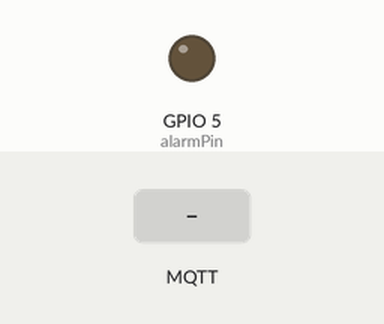
Simulated run of this sketch. Board: ESP8266 (NodeMCU). Shown: output pins drawn as LEDs (lit = HIGH). Dashed ring = blinking. The inputs (shaded band) are chosen by the test bench. WiFi joins after 1.5 s; servers stay silent unless stated; no MQTT or app messages arrive unless stated; what the sketch prints to the serial monitor is not drawn.

Above: at 2.7 s.
2.8 s: MQTT message "1" arrives on the first subscribed topic
At 3.2 s:
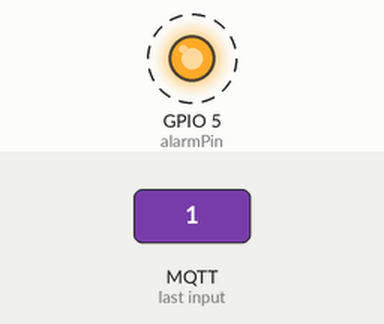
5.8 s: MQTT message "0" arrives on the first subscribed topic
At 6.4 s:
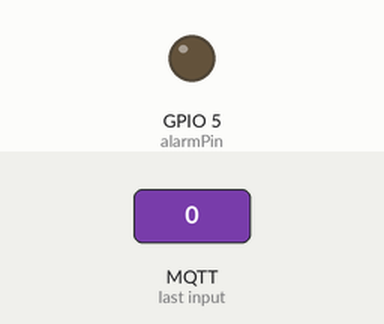
Timing chart, 0 to 8.8 s (numbered marks = the images above; inputs shaded):
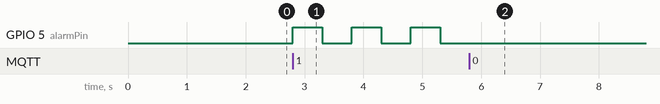

Measured:
- after the input at 2.8 s, GPIO 5 (alarmPin): alternates HIGH for 0.50 s and LOW for 0.50 s, starting at once
- after the input at 5.8 s, GPIO 5 (alarmPin): stops changing and stays LOW

The sketch:

PanikButonu.ino
```cpp
/*
 * NodeMCU Panik Butonu
 * Mehmet SÜTCÜ <info@mehmetsutcu.com> 2016
 * Çırak Dergisi
 * Konfigürasyon: NodeMCU 1.0(ESP-12E Module), 80 MHz(İsteğe bağlı 160 MHz), 921600 Upload Speed, 4M(3M SPIFFS)
 */

#include <SPI.h>
#include <PubSubClient.h>
#include <ESP8266WiFi.h>

const char* ssid = "KablosuzAgAdi";
const char* password = "KablosuzAgSifresi";
const char* MQTT_SERVER = "iot.eclipse.org";

WiFiClient espClient;
PubSubClient client(espClient);

// 5 numaralı pine, yani D1 pinine alarmPin adını veriyoruz.
int alarmPin = 5;

// ALARM_KAPAT ve ALARM_AC modlarını tanımlıyoruz.
#define ALARM_KAPAT    0
#define ALARM_AC     1
int alarmModu = 0;

char message_buff[100];

void setup_wifi() {

  delay(10);
  // Seri porttan WiFi ağına bağlanıp bağlanmadığını okuyabilmek için bu kısmı yazıyoruz.
  Serial.println();
  Serial.println(ssid);
  Serial.print(" ağına bağlanılıyor...");


  WiFi.begin(ssid, password);

  while (WiFi.status() != WL_CONNECTED) {
    delay(500);
    Serial.print(".");
  }

  Serial.println("");
  Serial.println("Başarıyla ağa bağlanıldı!");
  Serial.println("IP adresi: ");
  Serial.println(WiFi.localIP());
}

void callback(char* topic, byte* payload, unsigned int length) {

  int i = 0;

  for(i=0; i<length; i++) {
    message_buff[i] = payload[i];
  }
  message_buff[i] = '\0';

  String msgString = String(message_buff);

 // Bu kısımda yukarıda tanımladığımız modları hangi komutla çalıştıracağımızı yazıyoruz.
  if (msgString.equals("0")) {
    alarmModu = ALARM_KAPAT;
    client.publish("sonDurum", "Alarm Kapalı.");
    Serial.println("Alarm Kapalı.");
  } else if (msgString.equals("1")) {
    alarmModu = ALARM_AC;
    client.publish("sonDurum", "Alarm Açık!");
    Serial.println("Alarm Açık!");
  }
}

void setup()
{
  // alarmPin'i OUTPUT, yani çıkış olarak tanımlıyoruz.
  // NodeMCU'ya alarmPin olarak tanımladığımız pine enerji vermesi gerektiğini söylüyoruz.
  pinMode(alarmPin, OUTPUT);

  // Seri portun baud rate'ini ayarlıyoruz.
  Serial.begin(115200);

  setup_wifi();
  client.setServer(MQTT_SERVER, 1883);
  client.setCallback(callback);
}


void loop()
{
  if (!client.connected())
  {
      // MQTT'ye bağlandığında ne yapacağı kısmını buraya yazıyoruz.
      // "void loop()" kısmında yazdığımız kod döngüye girer.
      client.connect("CirakDergiPanikButonu");
      client.publish("sonDurum", "Bir NodeMCU, başarıyla sunucuya bağlandı!");
      client.subscribe("butonDurum");
      Serial.println("Bir NodeMCU, başarıyla sunucuya bağlandı!");
  }

  switch (alarmModu) {
    case ALARM_KAPAT:
      digitalWrite(alarmPin, LOW);
      break;
    case ALARM_AC:
      digitalWrite(alarmPin, HIGH);
      delay(500);
    digitalWrite(alarmPin, LOW);
      delay(500);

  }

  // MQTT ile bağlantıyı sürekli canlı tutarak kopmayı önlüyor.
  // Kısacası bağlantıyı loop'a, yani döngüye sokuyor.
  client.loop();
}
```
